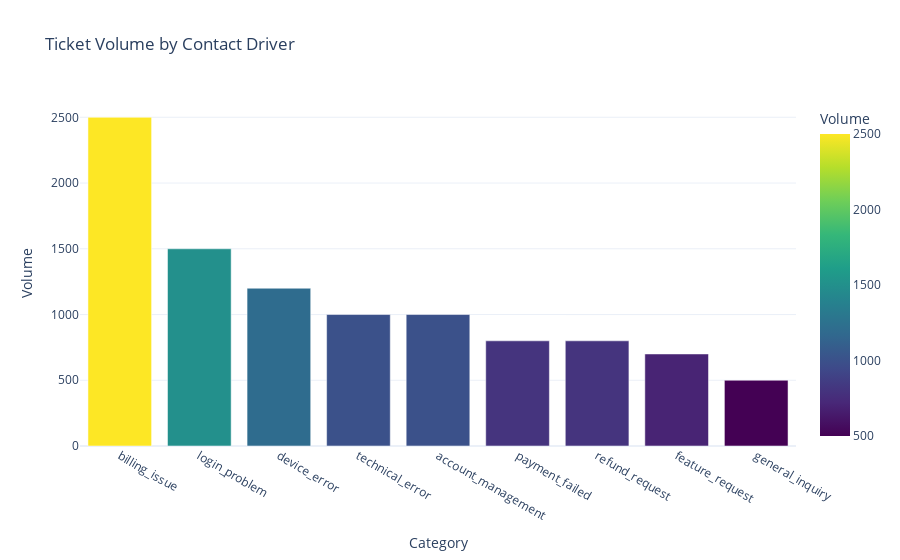

The cell this chart's notebook holds for it:
### Markdown cell above
**Insight:** Macros successfully drive higher **CSAT** (+0.08) and lower **Handle Time** (-0.9 min). However, they show a slightly higher **Reopen Rate** (0.16 vs 0.15), suggesting that while macros speed up resolution, they may occasionally miss nuances required for a 'one-touch' fix.

### Code cell
# Contact Driver Distribution
fig = px.bar(
    tickets['contact_driver'].value_counts().reset_index(),
    x='contact_driver',
    y='count',
    title='Ticket Volume by Contact Driver',
    labels={'contact_driver': 'Category', 'count': 'Volume'},
    color='count',
    color_continuous_scale='Viridis'
)
fig.update_layout(showlegend=False)
fig.show()

### Figure 1 — Plotly figure (JSON) as saved in the notebook; plotly's stock layout.template omitted (floating-point values rounded to 4 significant figures)
{"data": [{"hovertemplate": "Category=%{x}<br>Volume=%{marker.color}<extra></extra>", "legendgroup": "", "marker": {"color": [2500, 1500, 1200, 1000, 1000, 800, 800, 700, 500], "coloraxis": "coloraxis", "pattern": {"shape": ""}}, "name": "", "orientation": "v", "showlegend": false, "textposition": "auto", "type": "bar", "x": ["billing_issue", "login_problem", "device_error", "technical_error", "account_management", "payment_failed", "refund_request", "feature_request", "general_inquiry"], "xaxis": "x", "y": [2500, 1500, 1200, 1000, 1000, 800, 800, 700, 500], "yaxis": "y"}], "layout": {"barmode": "relative", "coloraxis": {"colorbar": {"title": {"text": "Volume"}}, "colorscale": [[0.0, "#440154"], [0.1111, "#482878"], [0.2222, "#3e4989"], [0.3333, "#31688e"], [0.4444, "#26828e"], [0.5556, "#1f9e89"], [0.6667, "#35b779"], [0.7778, "#6ece58"], [0.8889, "#b5de2b"], [1.0, "#fde725"]]}, "legend": {"tracegroupgap": 0}, "showlegend": false, "title": {"text": "Ticket Volume by Contact Driver"}, "xaxis": {"anchor": "y", "domain": [0.0, 1.0], "title": {"text": "Category"}}, "yaxis": {"anchor": "x", "domain": [0.0, 1.0], "title": {"text": "Volume"}}}}
